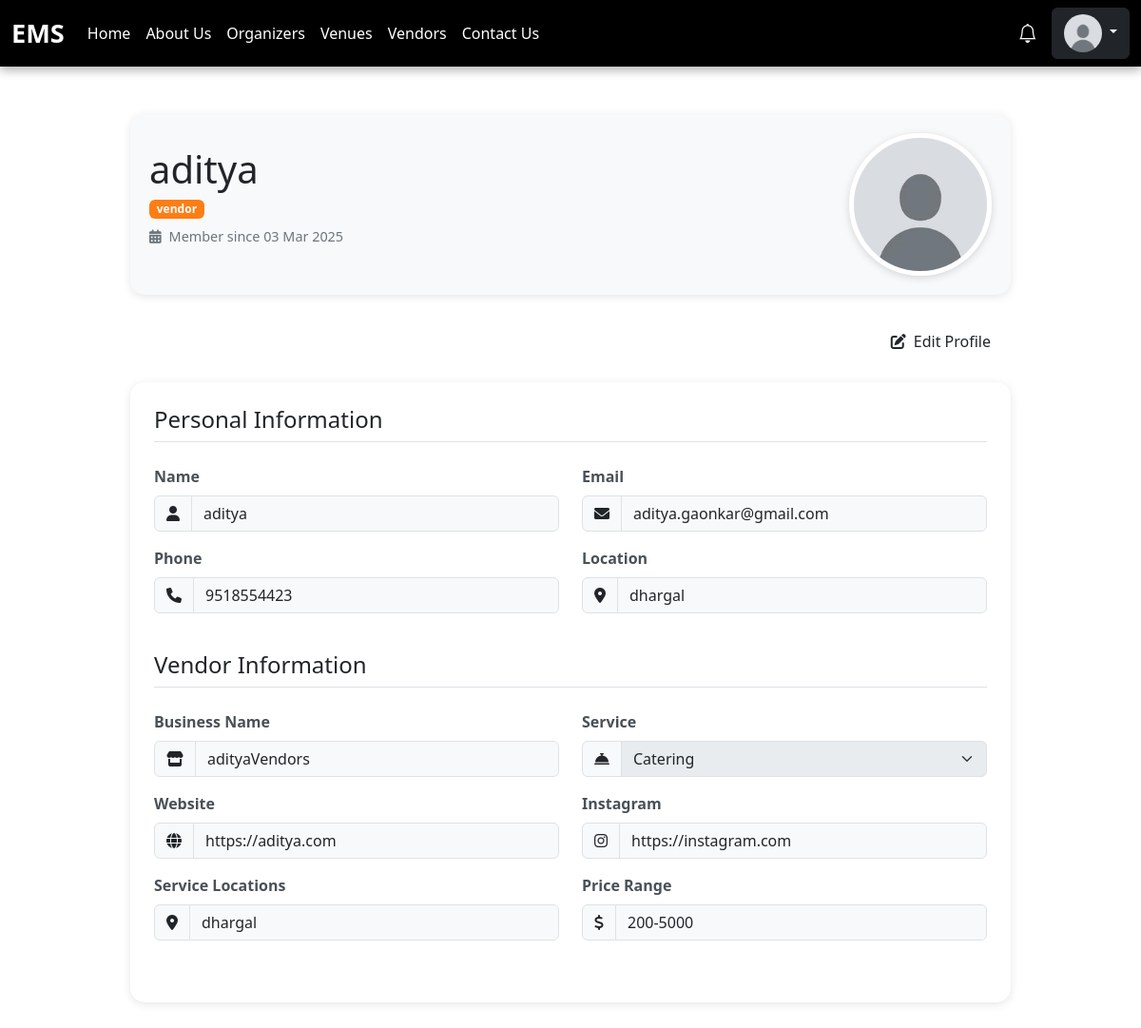
/pages/profile.php (signed in), run on the app's committed database.
### tables this page shows
CREATE TABLE `users` (
  `id` int(11) NOT NULL,
  `username` varchar(255) NOT NULL,
  `email` varchar(255) NOT NULL,
  `phone` varchar(20) NOT NULL,
  `password` varchar(255) NOT NULL,
  `location` varchar(255) NOT NULL,
  `role` enum('user','organizer','vendor','venue_owner') NOT NULL,
  `profile_picture` varchar(255) DEFAULT NULL,
  `created_at` timestamp NOT NULL DEFAULT current_timestamp()
);

CREATE TABLE `vendors` (
  `id` int(11) NOT NULL,
  `user_id` int(11) NOT NULL,
  `business_name` varchar(255) NOT NULL,
  `description` text DEFAULT NULL,
  `service` enum('catering','photography','decorator','anchor','dj','karaoke') NOT NULL,
  `website` varchar(255) DEFAULT NULL,
  `instagram` varchar(255) DEFAULT NULL,
  `service_locations` text DEFAULT NULL,
  `price_range` varchar(255) DEFAULT NULL
);

### pages/profile.php (the view, shortened to what this page needs)
<?php
include("../database/databaseConnection.php");
$user_id = $_SESSION['user_id'];
$sql = "SELECT username, email, phone, location, role, profile_picture, created_at FROM users WHERE id = ?";
$stmt = mysqli_prepare($conn, $sql);
if ($stmt) {
    mysqli_stmt_bind_param($stmt, "i", $user_id);
    mysqli_stmt_execute($stmt);
    mysqli_stmt_bind_result($stmt, $username, $email, $phone, $location, $role, $profile_picture, $created_at);
}
$extra_details = [];
if ($role === 'organizer') {
    $org_sql = "SELECT company_name, experience, website, instagram FROM organizers WHERE user_id = ?";
    $stmt = mysqli_prepare($conn, $org_sql);
    if ($stmt) {
        mysqli_stmt_bind_param($stmt, "i", $user_id);
        mysqli_stmt_execute($stmt);
        mysqli_stmt_bind_result($stmt, $extra_details['company_name'], $extra_details['experience'], $extra_details['website'], $extra_details['instagram']);
        mysqli_stmt_fetch($stmt);
        mysqli_stmt_close($stmt);
    }
} elseif ($role === 'vendor') {
    $vendor_sql = "SELECT business_name, service, website, instagram, service_locations, price_range FROM vendors WHERE user_id = ?";
    $stmt = mysqli_prepare($conn, $vendor_sql);
    if ($stmt) {
        mysqli_stmt_bind_param($stmt, "i", $user_id);
        mysqli_stmt_execute($stmt);
        mysqli_stmt_bind_result($stmt, $extra_details['business_name'], $extra_details['service'], $extra_details['website'], $extra_details['instagram'], $extra_details['service_locations'], $extra_details['price_range']);
    }
}
?>
<!DOCTYPE html>
<html lang="en">
<head>
    <link href="https://cdn.jsdelivr.net/npm/bootstrap@5.3.0-alpha1/dist/css/bootstrap.min.css" rel="stylesheet">
    <link rel="stylesheet" href="https://cdnjs.cloudflare.com/ajax/libs/font-awesome/6.0.0/css/all.min.css">
    <link rel="stylesheet" href="../public/styles/style.css">
    <link rel="stylesheet" href="../public/styles/profilePage.css">
</head>
<body>
    <?php include("../components/header.php") ?>
    <div class="container profile-container">
        <div class="row justify-content-center">
            <div class="col-lg-10">
                <div class="profile-header d-flex flex-column flex-md-row align-items-center justify-content-between">
                    <div class="text-center text-md-start mb-3 mb-md-0">
                        <h1 class="mb-1"><?= htmlspecialchars($username) ?></h1>
                        <span class="badge <?= 'badge-' . htmlspecialchars($role) ?> badge-role"><?= htmlspecialchars($role) ?></span>
                        <p class="joined-date mt-2">
                            <i class="fas fa-calendar-alt me-2"></i>Member since <?= date('d M Y', strtotime($created_at)) ?>
                        </p>
                    </div>
                    <div class="text-center">
                        <img src="<?= htmlspecialchars($profile_picture ?? '../public/images/default-profile.jpg') ?>" alt="Profile Picture" class="profile-picP">
                    </div>
                </div>
                <div class="d-flex justify-content-end mb-4">
                    <button type="button" class="btn btn-update me-2" id="updateProfileBtn">
                        <i class="fas fa-edit me-2"></i>Edit Profile
                    </button>
                </div>
                <div class="profile-form">
                    <form id="profileForm" action="profile.php" method="post">
                        <h4 class="mb-4 pb-2 border-bottom">Personal Information</h4>
                        <div class="row mb-4">
                            <div class="col-md-6 mb-3">
                                <label for="name" class="form-label">Name</label>
                                <div class="input-group">
                                    <span class="input-group-text"><i class="fas fa-user"></i></span>
                                    <input type="text" class="form-control" name="name" value="<?= htmlspecialchars($username) ?>" readonly>
                                </div>
                            </div>
                            <div class="col-md-6 mb-3">
                                <label for="email" class="form-label">Email</label>
                                <div class="input-group">
                                    <span class="input-group-text"><i class="fas fa-envelope"></i></span>
                                    <input type="email" class="form-control" name="email" value="<?= htmlspecialchars($email) ?>" readonly>
                                </div>
                            </div>
                            <div class="col-md-6 mb-3">
                                <label for="phone" class="form-label">Phone</label>
                                <div class="input-group">
                                    <span class="input-group-text"><i class="fas fa-phone"></i></span>
                                    <input type="text" class="form-control" name="phone" value="<?= htmlspecialchars($phone) ?>" readonly>
                                </div>
                            </div>
                            <div class="col-md-6 mb-3">
                                <label for="location" class="form-label">Location</label>
                                <div class="input-group">
                                    <span class="input-group-text"><i class="fas fa-map-marker-alt"></i></span>
                                    <input type="text" class="form-control" name="location" value="<?= htmlspecialchars($location) ?>" readonly>
                                </div>
                            </div>
                        </div>
                        <?php if ($role === 'organizer'): ?>
                            <h4 class="mb-4 pb-2 border-bottom">Organizer Information</h4>
                            <div class="row mb-4">
                                <div class="col-md-6 mb-3">
                                    <label for="company_name" class="form-label">Company Name</label>
                                    <div class="input-group">
                                        <span class="input-group-text"><i class="fas fa-building"></i></span>
                                        <input type="text" class="form-control" name="company_name" value="<?= htmlspecialchars($extra_details['company_name'] ?? '') ?>" readonly>
                                    </div>
                                </div>
                                <div class="col-md-6 mb-3">
                                    <label for="experience" class="form-label">Experience (years)</label>
                                    <div class="input-group">
                                        <span class="input-group-text"><i class="fas fa-briefcase"></i></span>
                                        <input type="number" class="form-control" name="experience" value="<?= htmlspecialchars($extra_details['experience'] ?? '') ?>" readonly>
                                    </div>
                                </div>
                                <div class="col-md-6 mb-3">
                                    <label for="website" class="form-label">Website</label>
                                    <div class="input-group">
                                        <span class="input-group-text"><i class="fas fa-globe"></i></span>
                                        <input type="text" class="form-control" name="website" value="<?= htmlspecialchars($extra_details['website'] ?? '') ?>" readonly>
                                    </div>
                                </div>
                                <div class="col-md-6 mb-3">
                                    <label for="instagram" class="form-label">Instagram</label>
                                    <div class="input-group">
                                        <span class="input-group-text"><i class="fab fa-instagram"></i></span>
                                        <input type="text" class="form-control" name="instagram" value="<?= htmlspecialchars($extra_details['instagram'] ?? '') ?>" readonly>
                                    </div>
                                </div>
                            </div>
                        <?php elseif ($role === 'vendor'): ?>
                            <h4 class="mb-4 pb-2 border-bottom">Vendor Information</h4>
                            <div class="row mb-4">
                                <div class="col-md-6 mb-3">
                                    <label for="business_name" class="form-label">Business Name</label>
                                    <div class="input-group">
                                        <span class="input-group-text"><i class="fas fa-store"></i></span>
                                        <input type="text" class="form-control" name="business_name" value="<?= htmlspecialchars($extra_details['business_name'] ?? '') ?>" readonly>
                                    </div>
                                </div>
                                <div class="col-md-6 mb-3">
                                    <label for="service" class="form-label">Service</label>
                                    <div class="input-group">
                                        <span class="input-group-text"><i class="fas fa-concierge-bell"></i></span>
                                        <select class="form-select" name="service" disabled>
                                            <option value="catering" <?= ($extra_details['service'] ?? '') === 'catering' ? 'selected' : '' ?>>Catering</option>
                                        </select>
                                    </div>
                                </div>
                                <div class="col-md-6 mb-3">
                                    <label for="website" class="form-label">Website</label>
                                    <div class="input-group">
                                        <span class="input-group-text"><i class="fas fa-globe"></i></span>
                                        <input type="text" class="form-control" name="website" value="<?= htmlspecialchars($extra_details['website'] ?? '') ?>" readonly>
                                    </div>
                                </div>
                                <div class="col-md-6 mb-3">
                                    <label for="instagram" class="form-label">Instagram</label>
                                    <div class="input-group">
                                        <span class="input-group-text"><i class="fab fa-instagram"></i></span>
                                        <input type="text" class="form-control" name="instagram" value="<?= htmlspecialchars($extra_details['instagram'] ?? '') ?>" readonly>
                                    </div>
                                </div>
                                <div class="col-md-6 mb-3">
                                    <label for="service_locations" class="form-label">Service Locations</label>
                                    <div class="input-group">
                                        <span class="input-group-text"><i class="fas fa-map-marker-alt"></i></span>
                                        <input type="text" class="form-control" name="service_locations" value="<?= htmlspecialchars($extra_details['service_locations'] ?? '') ?>" readonly>
                                    </div>
                                </div>
                                <div class="col-md-6 mb-3">
                                    <label for="price_range" class="form-label">Price Range</label>
                                    <div class="input-group">
                                        <span class="input-group-text"><i class="fas fa-dollar-sign"></i></span>
                                        <input type="text" class="form-control" name="price_range" value="<?= htmlspecialchars($extra_details['price_range'] ?? '') ?>" readonly>
                                    </div>
                                </div>
                            </div>
                        <?php endif; ?>
                    </form>
                </div>
            </div>
        </div>
    </div>
</body>
</html>

### components/header.php (shortened to what this page needs)
<?php
include(__DIR__ . "/../database/databaseConnection.php");
$profilePic = "/EventManagementSystem/uploads/profilePics/default.png";
if (isset($_SESSION['user_id'])) {
    $user_id = $_SESSION['user_id'];
    $query = "SELECT profile_picture, role FROM users WHERE id = ?";
    $stmt = mysqli_prepare($conn, $query);
    mysqli_stmt_bind_param($stmt, "i", $user_id);
    mysqli_stmt_execute($stmt);
    $result = mysqli_stmt_get_result($stmt);
    if ($row = mysqli_fetch_assoc($result)) {
        if (!empty($row['profile_picture'])) {
            $profilePic = $row['profile_picture'];
        }
        $role = $row['role'];
    }
}
?>
<!DOCTYPE html>
<html lang="en">
<head>
    <link href="https://cdn.jsdelivr.net/npm/bootstrap@5.3.0/dist/css/bootstrap.min.css" rel="stylesheet">
    <link rel="stylesheet" href="https://cdn.jsdelivr.net/npm/bootstrap-icons/font/bootstrap-icons.css">
</head>
<body>
<nav class="navbar navbar-expand-lg navbar-dark">
    <div class="container-fluid">
        <a class="navbar-brand" href="/EventManagementSystem/">EMS</a>
        <div class="collapse navbar-collapse" id="navbarNav">
            <ul class="navbar-nav me-auto">
                <li class="nav-item"><a class="nav-link" href="/EventManagementSystem/">Home</a></li>
                <li class="nav-item"><a class="nav-link" href="/EventManagementSystem/pages/aboutus.php">About Us</a></li>
                <li class="nav-item"><a class="nav-link" href="/EventManagementSystem/pages/organizers/organizers.php">Organizers</a></li>
                <li class="nav-item"><a class="nav-link" href="/EventManagementSystem/pages/venue/venues.php">Venues</a></li>
                <li class="nav-item"><a class="nav-link" href="/EventManagementSystem/pages/vendors/vendors.php">Vendors</a></li>
                <li class="nav-item"><a class="nav-link" href="/EventManagementSystem/pages/contactUs.php">Contact Us</a></li>
            </ul>
            <?php if (!isset($_SESSION['user_id'])): ?>
                <div class="d-flex">
                    <a href="/EventManagementSystem/pages/login.php" class="btn btn-outline-light me-2">Login</a>
                    <a href="/EventManagementSystem/pages/register.php" class="btn btn-warning">Register</a>
                </div>
            <?php else: ?>
                <div class="d-flex align-items-center">
                    <a href="/EventManagementSystem/pages/notifications.php" class="notification-icon">
                        <i class="bi bi-bell"></i>
                    </a>
                    <div class="dropdown">
                        <button class="btn btn-dark dropdown-toggle" type="button" data-bs-toggle="dropdown" aria-expanded="false">
                            <img src="<?php echo htmlspecialchars($profilePic, ENT_QUOTES, 'UTF-8'); ?>" alt="Profile Picture" class="profile-pic">
                        </button>
                    </div>
                </div>
            <?php endif; ?>
        </div>
    </div>
</nav>
</body>
</html>

### data on the page
users: profile_picture (placeholder picture), role "vendor"
vendors: business_name "adityaVendors", service "Catering", website "https://aditya.com", instagram "https://instagram.com", service_locations "dhargal", price_range "200-5000"

### other printed values
$username "aditya"
date('d M Y', strtotime($created_at)) "03 Mar 2025"
